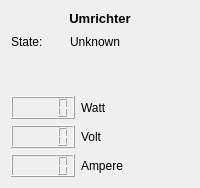
<ui version="4.0" >
 <class>PowerSupplyClass</class>
 <widget class="QWidget" name="PowerSupplyClass" >
  <property name="geometry" >
   <rect>
    <x>0</x>
    <y>0</y>
    <width>200</width>
    <height>188</height>
   </rect>
  </property>
  <property name="windowTitle" >
   <string>PowerSupply</string>
  </property>
  <layout class="QGridLayout" name="gridLayout" >
   <item row="0" column="0" colspan="3" >
    <widget class="QLabel" name="label_2" >
     <property name="text" >
      <string>&lt;!DOCTYPE HTML PUBLIC "-//W3C//DTD HTML 4.0//EN" "http://www.w3.org/TR/REC-html40/strict.dtd">
&lt;html>&lt;head>&lt;meta name="qrichtext" content="1" />&lt;style type="text/css">
p, li { white-space: pre-wrap; }
&lt;/style>&lt;/head>&lt;body style=" font-family:'Sans Serif'; font-size:10pt; font-weight:400; font-style:normal;">
&lt;p align="center" style=" margin-top:0px; margin-bottom:0px; margin-left:0px; margin-right:0px; -qt-block-indent:0; text-indent:0px;">&lt;span style=" font-weight:600;">Umrichter&lt;/span>&lt;/p>&lt;/body>&lt;/html></string>
     </property>
    </widget>
   </item>
   <item row="1" column="0" colspan="2" >
    <layout class="QHBoxLayout" name="horizontalLayout" >
     <item>
      <widget class="QLabel" name="label" >
       <property name="text" >
        <string>State:</string>
       </property>
      </widget>
     </item>
     <item>
      <widget class="QLabel" name="label_state" >
       <property name="text" >
        <string>Unknown</string>
       </property>
      </widget>
     </item>
    </layout>
   </item>
   <item row="1" column="2" >
    <spacer name="horizontalSpacer_4" >
     <property name="orientation" >
      <enum>Qt::Horizontal</enum>
     </property>
     <property name="sizeHint" stdset="0" >
      <size>
       <width>45</width>
       <height>20</height>
      </size>
     </property>
    </spacer>
   </item>
   <item row="2" column="0" >
    <spacer name="verticalSpacer" >
     <property name="orientation" >
      <enum>Qt::Vertical</enum>
     </property>
     <property name="sizeHint" stdset="0" >
      <size>
       <width>20</width>
       <height>17</height>
      </size>
     </property>
    </spacer>
   </item>
   <item row="3" column="0" >
    <layout class="QHBoxLayout" name="horizontalLayout_2" >
     <item>
      <widget class="QLCDNumber" name="lcdPower" />
     </item>
     <item>
      <widget class="QLabel" name="label_3" >
       <property name="text" >
        <string>Watt</string>
       </property>
      </widget>
     </item>
    </layout>
   </item>
   <item row="3" column="1" colspan="2" >
    <spacer name="horizontalSpacer" >
     <property name="orientation" >
      <enum>Qt::Horizontal</enum>
     </property>
     <property name="sizeHint" stdset="0" >
      <size>
       <width>70</width>
       <height>20</height>
      </size>
     </property>
    </spacer>
   </item>
   <item row="4" column="0" >
    <layout class="QHBoxLayout" name="horizontalLayout_3" >
     <item>
      <widget class="QLCDNumber" name="lcdVoltage" />
     </item>
     <item>
      <widget class="QLabel" name="label_4" >
       <property name="text" >
        <string>Volt</string>
       </property>
      </widget>
     </item>
    </layout>
   </item>
   <item row="4" column="1" colspan="2" >
    <spacer name="horizontalSpacer_2" >
     <property name="orientation" >
      <enum>Qt::Horizontal</enum>
     </property>
     <property name="sizeHint" stdset="0" >
      <size>
       <width>70</width>
       <height>20</height>
      </size>
     </property>
    </spacer>
   </item>
   <item row="5" column="0" colspan="2" >
    <layout class="QHBoxLayout" name="horizontalLayout_4" >
     <item>
      <widget class="QLCDNumber" name="lcdCurrent" />
     </item>
     <item>
      <widget class="QLabel" name="label_5" >
       <property name="text" >
        <string>Ampere</string>
       </property>
      </widget>
     </item>
    </layout>
   </item>
   <item row="5" column="2" >
    <spacer name="horizontalSpacer_3" >
     <property name="orientation" >
      <enum>Qt::Horizontal</enum>
     </property>
     <property name="sizeHint" stdset="0" >
      <size>
       <width>45</width>
       <height>20</height>
      </size>
     </property>
    </spacer>
   </item>
  </layout>
 </widget>
 <layoutdefault spacing="6" margin="11" />
 <resources/>
 <connections/>
</ui>
